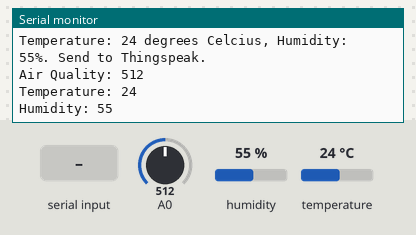
Bench run of a sketch on a simulated ESP8266 (NodeMCU). Parts: the last lines printed to the serial monitor. The test bench sets the inputs (shaded band); at power-on: humidity 55 %, A0 = 512, temperature 24 °C. WiFi joins after 1.5 s; servers stay silent unless stated.

Above: at 3.0 s.
3.1 s: humidity set to 22 %
At 3.3 s:
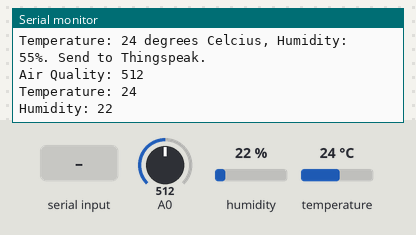
4.6 s: A0 set to 716
At 4.84 s:
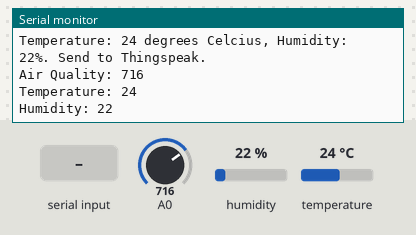
6.1 s: "1\n" received over the second serial link
7.6 s: "0\n" received over the second serial link
10.6 s: temperature set to 12 °C
At 11.02 s:
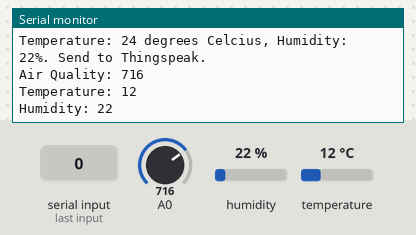
12.1 s: A0 set to 900
At 12.56 s:
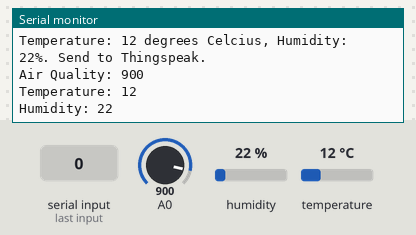
Timing chart, 0 to 14.6 s (numbered marks = the images above; inputs shaded):
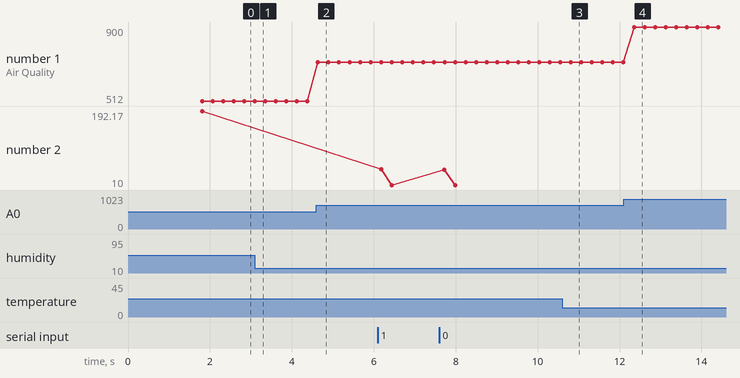

Measured:
- after the input at 3.1 s, the serial monitor: prints a new line at once (image 1)
- after the input at 4.6 s, the serial monitor: prints a new line at once (image 2)
- after the input at 10.6 s, the serial monitor: prints a new line after 0.26 s (image 3)
- after the input at 12.1 s, the serial monitor: prints a new line after 0.25 s (image 4)
- plotted number 1: 512 → 716 after the input at 4.6 s, 716 → 900 after the input at 12.1 s
- plotted number 2: 192.17 → 10 after the input at 6.1 s

The sketch:

MediSpect_nodeMCU.ino
```cpp
#include <SoftwareSerial.h>
#include <dht11.h>
SoftwareSerial s(D6, D5);
dht11 DHT11;
#define DHT11PIN 2
int myBPM;
int sensorValue;
#define BLYNK_PRINT Serial
int breathCount;
unsigned long currentTime = millis();
// Previous time
unsigned long previousTime = 0;
// Define timeout time in milliseconds (example: 2000ms = 2s)
const long timeoutTime = 2000;

#include <ESP8266WiFi.h>
#include <BlynkSimpleEsp8266.h>

WiFiServer server(80);
String header;

// You should get Auth Token in the Blynk App.
// Go to the Project Settings (nut icon).
char auth[] = "7a30d5838c674934a17181cad68fe3ec";

// Your WiFi credentials.
// Set password to "" for open networks.
char ssid[] = "MediSpect";
char pass[] = "gvih4808";
String apiKey = "2QMOS2V4UMNKJTZ2";
WiFiClient client;
const char *ssid1 =  "MediSpect";     // replace with your wifi ssid and wpa2 key
const char *pass1 =  "gvih4808";
const char* server1 = "api.thingspeak.com";
// Attach virtual serial terminal to Virtual Pin V1
WidgetTerminal terminal(V1);
BlynkTimer timer;
// You can send commands from Terminal to your hardware. Just use
// the same Virtual Pin as your Terminal Widget
BLYNK_WRITE(V1)
{

  // if you type "Marco" into Terminal Widget - it will respond: "Polo:"
  if (String("Marco") == param.asStr()) {
    terminal.println("You said: 'Marco'") ;
    terminal.println("I said: 'Polo'") ;
  } else {

    // Send it back
    terminal.print("You said:");
    terminal.write(param.getBuffer(), param.getLength());
    terminal.println();
  }

  // Ensure everything is sent
  terminal.flush();
}
void myTimerEvent()
{
  // You can send any value at any time.
  // Please don't send more that 10 values per second.

}
void setup() {
  pinMode( 3, INPUT);
  s.begin(9600);
  Serial.begin(9600);
  // Debug console
  Serial.begin(9600);

  Blynk.begin(auth, ssid, pass);
  // You can also specify server:
  //Blynk.begin(auth, ssid, pass, "blynk-cloud.com", 80);
  //Blynk.begin(auth, ssid, pass, IPAddress(192,168,1,100), 8080);

  // This will print Blynk Software version to the Terminal Widget when
  // your hardware gets connected to Blynk Server
  terminal.println(F("Blynk v" BLYNK_VERSION ": Device started"));
  terminal.println(F("-------------"));
  terminal.println(F("Type 'Marco' and get a reply, or type"));
  terminal.println(F("anything else and get it printed back."));
  terminal.flush();
  timer.setInterval(1000L, myTimerEvent);
  WiFi.begin(ssid1, pass1);
  Serial.print("Connecting to ");
  Serial.println(ssid);
  WiFi.begin(ssid1, pass1);
  while (WiFi.status() != WL_CONNECTED) {
    delay(500);
    Serial.print(".");
  }
  // Print local IP address and start web server
  Serial.println("");
  Serial.println("WiFi connected.");
  Serial.println("IP address: ");
  Serial.println(WiFi.localIP());
  server.begin();
}

void loop() {
  Blynk.run();
  timer.run(); // Initiates BlynkTimer
  s.write("s");
  if (s.available() > 0)
  {
    myBPM = s.read();
    Serial.println(myBPM);
    terminal.print("BPM: ");
    terminal.println(myBPM / 4);
  }
  Blynk.virtualWrite(V1, DHT11.temperature);
  sensorValue = analogRead(0); // read analog input pin 0
  Serial.print("Air Quality: ");
  Serial.println(sensorValue, DEC); // prints the value read
  Blynk.virtualWrite(V2, DHT11.humidity);
  int chk = DHT11.read(DHT11PIN);
  Serial.print("Temperature: ");
  Serial.println(DHT11.temperature);
  Blynk.virtualWrite(V3, sensorValue);
  Serial.print("Humidity: ");
  Serial.println(DHT11.humidity);
  Blynk.virtualWrite(V4, myBPM / 4);


  WiFiClient client = server.available();   // Listen for incoming clients

  if (client) {                             // If a new client connects,
    Serial.println("New Client.");          // print a message out in the serial port
    String currentLine = "";                // make a String to hold incoming data from the client
    currentTime = millis();
    previousTime = currentTime;
    while (client.connected() && currentTime - previousTime <= timeoutTime) { // loop while the client's connected
      currentTime = millis();
      if (client.available()) {             // if there's bytes to read from the client,
        char c = client.read();             // read a byte, then
        Serial.write(c);                    // print it out the serial monitor
        header += c;
        if (c == '\n') {                    // if the byte is a newline character
          // if the current line is blank, you got two newline characters in a row.
          // that's the end of the client HTTP request, so send a response:
          if (currentLine.length() == 0) {
            // HTTP headers always start with a response code (e.g. HTTP/1.1 200 OK)
            // and a content-type so the client knows what's coming, then a blank line:
            client.println("HTTP/1.1 200 OK");
            client.println("Content-type:text/html");
            client.println("Connection: close");
            client.println();

            // turns the GPIOs on and off


            // Display the HTML web page
            client.println("<!DOCTYPE html><html>");
            client.println("<head><meta name=\"viewport\" content=\"width=device-width, initial-scale=1\">");
            client.println("<link rel=\"icon\" href=\"data:,\">");
            // CSS to style the on/off buttons
            // Feel free to change the background-color and font-size attributes to fit your preferences
            client.println("<style>html { font-family: Helvetica; display: inline-block; margin: 0px auto; text-align: center;}");
            client.println(".button { background-color: #195B6A; border: none; color: white; padding: 16px 40px;");
            client.println("text-decoration: none; font-size: 30px; margin: 2px; cursor: pointer;}");
            client.println(".button2 {background-color: #77878A;}</style></head>");

            // Web Page Heading
            client.println("<body><h1>Smart Clothes for Security Forces</h1>");
            client.println("<iframe width=450 height=260 style=border: 1px solid #cccccc; src=https://thingspeak.com/channels/978008/charts/1?bgcolor=%23ffffff&color=%23d62020&dynamic=true&results=60&type=line&update=15></iframe>");
            client.println("<iframe width=450 height=260 style=border: 1px solid #cccccc; src=https://thingspeak.com/channels/978008/charts/2?bgcolor=%23ffffff&color=%23d62020&dynamic=true&results=60&type=line&update=15></iframe>");
            client.println("<iframe width=450 height=260 style=border: 1px solid #cccccc; src=https://thingspeak.com/channels/978008/charts/3?bgcolor=%23ffffff&color=%23d62020&dynamic=true&results=60&type=line&update=15></iframe>");
            client.println("<iframe width=450 height=260 style=border: 1px solid #cccccc; src=https://thingspeak.com/channels/978008/charts/4?bgcolor=%23ffffff&color=%23d62020&dynamic=true&results=60&type=line&update=15></iframe>");
            client.println("<iframe width=450 height=260 style=border: 1px solid #cccccc; src=https://thingspeak.com/channels/978008/widgets/144369></iframe>");
            client.println("<iframe width=450 height=260 style=border: 1px solid #cccccc; src=https://thingspeak.com/channels/978008/widgets/144370></iframe>");
            /*if (DHT11.temperature > 38) {
              client.println("<br>Fever Detected. High Possibility of Coronavirus if this is the result since last 7-14 days. Please visit your nearest hospital for further assistance.");
            }
            else if (sensorValue > 200) {
              client.println("<br>Respiratory Problems Detected. High Possibility of Coronavirus if this is the result since last 7-14 days. Please visit your nearest hospital for further assistance.");

            }
            else {
              client.println("<br>Very low chances of Coronavirus.");
            }*/
            client.println("</body></html>");

            // The HTTP response ends with another blank line
            client.println();
            // Break out of the while loop
            break;
          } else { // if you got a newline, then clear currentLine
            currentLine = "";
          }
        } else if (c != '\r') {  // if you got anything else but a carriage return character,
          currentLine += c;      // add it to the end of the currentLine
        }
      }
    }
    // Clear the header variable
    header = "";
    // Close the connection
    client.stop();
    Serial.println("Client disconnected.");
    Serial.println("");
  }


  if (client.connect(server1, 80))  //   "184.106.153.149" or api.thingspeak.com
  {

    String postStr = apiKey;
    postStr += "&field1=";
    postStr += String(DHT11.temperature);
    postStr += "&field2=";
    postStr += String(DHT11.humidity);
    postStr += "&field3=";
    postStr += String(sensorValue);
    postStr += "&field4=";
    postStr += String(myBPM);

    postStr += "\r\n\r\n";

    client.print("POST /update HTTP/1.1\n");
    client.print("Host: api.thingspeak.com\n");
    client.print("Connection: close\n");
    client.print("X-THINGSPEAKAPIKEY: " + apiKey + "\n");
    client.print("Content-Type: application/x-www-form-urlencoded\n");
    client.print("Content-Length: ");
    client.print(postStr.length());
    client.print("\n\n");
    client.print(postStr);

    Serial.print("Temperature: ");
    Serial.print(DHT11.temperature);
    Serial.print(" degrees Celcius, Humidity: ");
    Serial.print(DHT11.humidity);
    Serial.println("%. Send to Thingspeak.");
  }
  client.stop();

}
```
